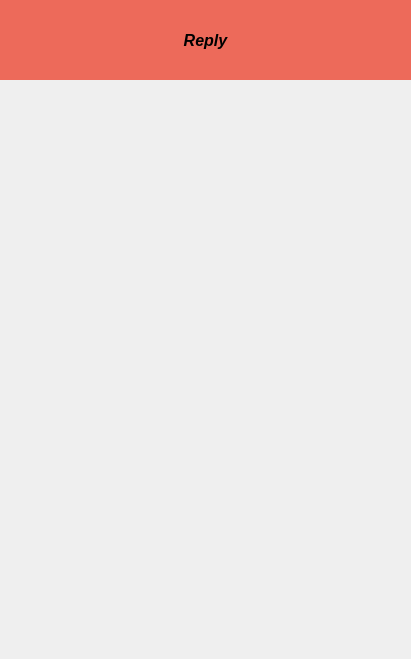
<?xml version="1.0" encoding="UTF-8"?>
<ui version="4.0">
 <class>Reply</class>
 <widget class="QWidget" name="Reply">
  <property name="geometry">
   <rect>
    <x>0</x>
    <y>0</y>
    <width>411</width>
    <height>659</height>
   </rect>
  </property>
  <property name="windowTitle">
   <string>Form</string>
  </property>
  <widget class="QPushButton" name="headBtn">
   <property name="geometry">
    <rect>
     <x>0</x>
     <y>0</y>
     <width>411</width>
     <height>80</height>
    </rect>
   </property>
   <property name="sizePolicy">
    <sizepolicy hsizetype="Fixed" vsizetype="Fixed">
     <horstretch>0</horstretch>
     <verstretch>0</verstretch>
    </sizepolicy>
   </property>
   <property name="font">
    <font>
     <pointsize>12</pointsize>
     <italic>true</italic>
     <bold>true</bold>
    </font>
   </property>
   <property name="styleSheet">
    <string notr="true">border:0px;
background:#ed6a5a;</string>
   </property>
   <property name="text">
    <string>Reply</string>
   </property>
   <property name="icon">
    <iconset resource="res.qrc">
     <normaloff>:/res/comment_icon.png</normaloff>:/res/comment_icon.png</iconset>
   </property>
   <property name="iconSize">
    <size>
     <width>60</width>
     <height>60</height>
    </size>
   </property>
  </widget>
 </widget>
 <resources>
  <include location="res.qrc"/>
 </resources>
 <connections/>
</ui>
